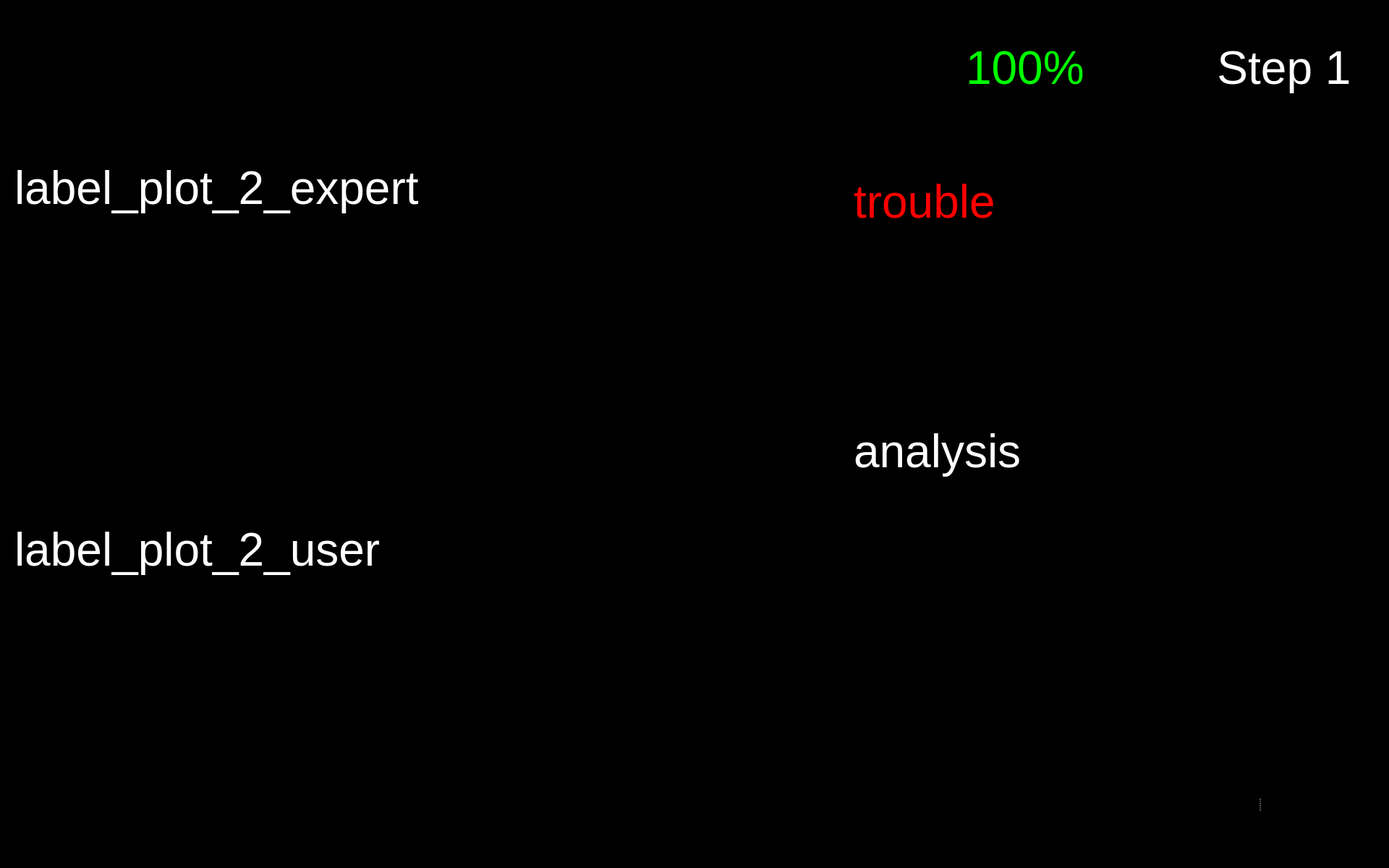
<?xml version="1.0" encoding="UTF-8"?>
<ui version="4.0">
 <class>Form</class>
 <widget class="QWidget" name="Form">
  <property name="geometry">
   <rect>
    <x>0</x>
    <y>0</y>
    <width>1920</width>
    <height>1200</height>
   </rect>
  </property>
  <property name="maximumSize">
   <size>
    <width>1920</width>
    <height>1200</height>
   </size>
  </property>
  <property name="windowTitle">
   <string>Form</string>
  </property>
  <property name="styleSheet">
   <string notr="true">background-color: rgb(0, 0, 0);</string>
  </property>
  <widget class="QWidget" name="widget_bottom_right" native="true">
   <property name="geometry">
    <rect>
     <x>1559</x>
     <y>1030</y>
     <width>361</width>
     <height>161</height>
    </rect>
   </property>
   <property name="styleSheet">
    <string notr="true">background-color: rgb(0,0,0);</string>
   </property>
   <widget class="QSplitter" name="splitter_3">
    <property name="geometry">
     <rect>
      <x>6</x>
      <y>6</y>
      <width>351</width>
      <height>150</height>
     </rect>
    </property>
    <property name="frameShape">
     <enum>QFrame::NoFrame</enum>
    </property>
    <property name="frameShadow">
     <enum>QFrame::Plain</enum>
    </property>
    <property name="lineWidth">
     <number>0</number>
    </property>
    <property name="orientation">
     <enum>Qt::Horizontal</enum>
    </property>
    <property name="opaqueResize">
     <bool>false</bool>
    </property>
    <property name="handleWidth">
     <number>53</number>
    </property>
    <property name="childrenCollapsible">
     <bool>false</bool>
    </property>
    <widget class="QPushButton" name="button_restart">
     <property name="enabled">
      <bool>true</bool>
     </property>
     <property name="minimumSize">
      <size>
       <width>81</width>
       <height>81</height>
      </size>
     </property>
     <property name="maximumSize">
      <size>
       <width>150</width>
       <height>150</height>
      </size>
     </property>
     <property name="cursor">
      <cursorShape>OpenHandCursor</cursorShape>
     </property>
     <property name="focusPolicy">
      <enum>Qt::WheelFocus</enum>
     </property>
     <property name="contextMenuPolicy">
      <enum>Qt::DefaultContextMenu</enum>
     </property>
     <property name="layoutDirection">
      <enum>Qt::LeftToRight</enum>
     </property>
     <property name="autoFillBackground">
      <bool>false</bool>
     </property>
     <property name="styleSheet">
      <string notr="true"/>
     </property>
     <property name="icon">
      <iconset>
       <normaloff>resources/Button Restart.svg</normaloff>resources/Button Restart.svg</iconset>
     </property>
     <property name="iconSize">
      <size>
       <width>144</width>
       <height>144</height>
      </size>
     </property>
     <property name="autoDefault">
      <bool>false</bool>
     </property>
     <property name="default">
      <bool>false</bool>
     </property>
     <property name="flat">
      <bool>true</bool>
     </property>
    </widget>
    <widget class="QPushButton" name="button_exit">
     <property name="enabled">
      <bool>true</bool>
     </property>
     <property name="minimumSize">
      <size>
       <width>81</width>
       <height>81</height>
      </size>
     </property>
     <property name="maximumSize">
      <size>
       <width>150</width>
       <height>150</height>
      </size>
     </property>
     <property name="cursor">
      <cursorShape>OpenHandCursor</cursorShape>
     </property>
     <property name="focusPolicy">
      <enum>Qt::WheelFocus</enum>
     </property>
     <property name="contextMenuPolicy">
      <enum>Qt::DefaultContextMenu</enum>
     </property>
     <property name="icon">
      <iconset resource="resources/res.qrc">
       <normaloff>:/buttons/Button Exit.svg</normaloff>:/buttons/Button Exit.svg</iconset>
     </property>
     <property name="iconSize">
      <size>
       <width>144</width>
       <height>144</height>
      </size>
     </property>
     <property name="autoDefault">
      <bool>false</bool>
     </property>
     <property name="default">
      <bool>false</bool>
     </property>
     <property name="flat">
      <bool>true</bool>
     </property>
    </widget>
   </widget>
  </widget>
  <widget class="QPushButton" name="button_nav_left">
   <property name="enabled">
    <bool>true</bool>
   </property>
   <property name="geometry">
    <rect>
     <x>800</x>
     <y>560</y>
     <width>150</width>
     <height>150</height>
    </rect>
   </property>
   <property name="minimumSize">
    <size>
     <width>81</width>
     <height>81</height>
    </size>
   </property>
   <property name="maximumSize">
    <size>
     <width>150</width>
     <height>150</height>
    </size>
   </property>
   <property name="cursor">
    <cursorShape>OpenHandCursor</cursorShape>
   </property>
   <property name="focusPolicy">
    <enum>Qt::WheelFocus</enum>
   </property>
   <property name="contextMenuPolicy">
    <enum>Qt::DefaultContextMenu</enum>
   </property>
   <property name="layoutDirection">
    <enum>Qt::LeftToRight</enum>
   </property>
   <property name="autoFillBackground">
    <bool>false</bool>
   </property>
   <property name="styleSheet">
    <string notr="true"/>
   </property>
   <property name="icon">
    <iconset resource="resources/res.qrc">
     <normaloff>:/buttons/Button Left.svg</normaloff>:/buttons/Button Left.svg</iconset>
   </property>
   <property name="iconSize">
    <size>
     <width>144</width>
     <height>144</height>
    </size>
   </property>
   <property name="autoDefault">
    <bool>false</bool>
   </property>
   <property name="default">
    <bool>false</bool>
   </property>
   <property name="flat">
    <bool>true</bool>
   </property>
  </widget>
  <widget class="QPushButton" name="button_nav_right">
   <property name="enabled">
    <bool>true</bool>
   </property>
   <property name="geometry">
    <rect>
     <x>960</x>
     <y>560</y>
     <width>150</width>
     <height>150</height>
    </rect>
   </property>
   <property name="minimumSize">
    <size>
     <width>81</width>
     <height>81</height>
    </size>
   </property>
   <property name="maximumSize">
    <size>
     <width>150</width>
     <height>150</height>
    </size>
   </property>
   <property name="cursor">
    <cursorShape>OpenHandCursor</cursorShape>
   </property>
   <property name="focusPolicy">
    <enum>Qt::WheelFocus</enum>
   </property>
   <property name="contextMenuPolicy">
    <enum>Qt::DefaultContextMenu</enum>
   </property>
   <property name="layoutDirection">
    <enum>Qt::LeftToRight</enum>
   </property>
   <property name="autoFillBackground">
    <bool>false</bool>
   </property>
   <property name="styleSheet">
    <string notr="true"/>
   </property>
   <property name="icon">
    <iconset resource="resources/res.qrc">
     <normaloff>:/buttons/Button Right.svg</normaloff>:/buttons/Button Right.svg</iconset>
   </property>
   <property name="iconSize">
    <size>
     <width>144</width>
     <height>144</height>
    </size>
   </property>
   <property name="autoDefault">
    <bool>false</bool>
   </property>
   <property name="default">
    <bool>false</bool>
   </property>
   <property name="flat">
    <bool>true</bool>
   </property>
  </widget>
  <widget class="QLabel" name="label_plot_2_expert">
   <property name="geometry">
    <rect>
     <x>20</x>
     <y>20</y>
     <width>640</width>
     <height>480</height>
    </rect>
   </property>
   <property name="maximumSize">
    <size>
     <width>640</width>
     <height>480</height>
    </size>
   </property>
   <property name="font">
    <font>
     <pointsize>48</pointsize>
    </font>
   </property>
   <property name="styleSheet">
    <string notr="true">color: rgb(255, 255, 255);</string>
   </property>
   <property name="text">
    <string>label_plot_2_expert</string>
   </property>
   <property name="wordWrap">
    <bool>true</bool>
   </property>
  </widget>
  <widget class="QLabel" name="label_plot_2_user">
   <property name="geometry">
    <rect>
     <x>20</x>
     <y>520</y>
     <width>640</width>
     <height>480</height>
    </rect>
   </property>
   <property name="maximumSize">
    <size>
     <width>640</width>
     <height>480</height>
    </size>
   </property>
   <property name="font">
    <font>
     <pointsize>48</pointsize>
    </font>
   </property>
   <property name="styleSheet">
    <string notr="true">color: rgb(255, 255, 255);</string>
   </property>
   <property name="text">
    <string>label_plot_2_user</string>
   </property>
  </widget>
  <widget class="QWidget" name="widget_score" native="true">
   <property name="geometry">
    <rect>
     <x>1180</x>
     <y>20</y>
     <width>450</width>
     <height>150</height>
    </rect>
   </property>
   <widget class="QWidget" name="horizontalLayoutWidget_2">
    <property name="geometry">
     <rect>
      <x>-1</x>
      <y>-1</y>
      <width>451</width>
      <height>152</height>
     </rect>
    </property>
    <layout class="QHBoxLayout" name="horizontalLayout_2">
     <item>
      <widget class="QLabel" name="score_flag">
       <property name="enabled">
        <bool>true</bool>
       </property>
       <property name="sizePolicy">
        <sizepolicy hsizetype="Preferred" vsizetype="Preferred">
         <horstretch>0</horstretch>
         <verstretch>0</verstretch>
        </sizepolicy>
       </property>
       <property name="maximumSize">
        <size>
         <width>150</width>
         <height>150</height>
        </size>
       </property>
       <property name="text">
        <string/>
       </property>
       <property name="pixmap">
        <pixmap resource="resources/res.qrc">:/img/Score Flag.svg</pixmap>
       </property>
      </widget>
     </item>
     <item>
      <widget class="QLabel" name="label_text_score">
       <property name="font">
        <font>
         <pointsize>48</pointsize>
        </font>
       </property>
       <property name="styleSheet">
        <string notr="true">color: rgb(0, 255, 0);</string>
       </property>
       <property name="text">
        <string>&lt;html&gt;&lt;head/&gt;&lt;body&gt;&lt;p&gt;&lt;span style=&quot; color:#00ff00;&quot;&gt;100%&lt;/span&gt;&lt;/p&gt;&lt;/body&gt;&lt;/html&gt;</string>
       </property>
       <property name="alignment">
        <set>Qt::AlignLeading|Qt::AlignLeft|Qt::AlignVCenter</set>
       </property>
       <property name="wordWrap">
        <bool>true</bool>
       </property>
      </widget>
     </item>
    </layout>
   </widget>
  </widget>
  <widget class="QLabel" name="label_text_step">
   <property name="geometry">
    <rect>
     <x>1650</x>
     <y>20</y>
     <width>250</width>
     <height>150</height>
    </rect>
   </property>
   <property name="font">
    <font>
     <pointsize>48</pointsize>
    </font>
   </property>
   <property name="styleSheet">
    <string notr="true">color: rgb(255, 255, 255);</string>
   </property>
   <property name="text">
    <string>&lt;html&gt;&lt;head/&gt;&lt;body&gt;&lt;p&gt;&lt;span style=&quot; color:#ffffff;&quot;&gt;Step 1&lt;/span&gt;&lt;/p&gt;&lt;/body&gt;&lt;/html&gt;</string>
   </property>
   <property name="alignment">
    <set>Qt::AlignCenter</set>
   </property>
   <property name="wordWrap">
    <bool>true</bool>
   </property>
  </widget>
  <widget class="QLabel" name="label_trouble">
   <property name="geometry">
    <rect>
     <x>1180</x>
     <y>180</y>
     <width>720</width>
     <height>200</height>
    </rect>
   </property>
   <property name="font">
    <font>
     <pointsize>48</pointsize>
    </font>
   </property>
   <property name="styleSheet">
    <string notr="true">color: rgb(255, 0, 0);</string>
   </property>
   <property name="text">
    <string>&lt;html&gt;&lt;head/&gt;&lt;body&gt;&lt;p&gt;&lt;span style=&quot; color:#ff0000;&quot;&gt;trouble&lt;/span&gt;&lt;/p&gt;&lt;/body&gt;&lt;/html&gt;</string>
   </property>
   <property name="alignment">
    <set>Qt::AlignLeading|Qt::AlignLeft|Qt::AlignVCenter</set>
   </property>
   <property name="wordWrap">
    <bool>true</bool>
   </property>
  </widget>
  <widget class="QLabel" name="label_analysis_1">
   <property name="geometry">
    <rect>
     <x>1180</x>
     <y>460</y>
     <width>730</width>
     <height>330</height>
    </rect>
   </property>
   <property name="font">
    <font>
     <pointsize>48</pointsize>
    </font>
   </property>
   <property name="styleSheet">
    <string notr="true">color: rgb(255, 255, 255);</string>
   </property>
   <property name="text">
    <string>&lt;html&gt;&lt;head/&gt;&lt;body&gt;&lt;p&gt;analysis&lt;/p&gt;&lt;/body&gt;&lt;/html&gt;</string>
   </property>
   <property name="alignment">
    <set>Qt::AlignLeading|Qt::AlignLeft|Qt::AlignVCenter</set>
   </property>
   <property name="wordWrap">
    <bool>true</bool>
   </property>
  </widget>
  <widget class="QLabel" name="icon_user">
   <property name="enabled">
    <bool>true</bool>
   </property>
   <property name="geometry">
    <rect>
     <x>660</x>
     <y>520</y>
     <width>100</width>
     <height>100</height>
    </rect>
   </property>
   <property name="sizePolicy">
    <sizepolicy hsizetype="Preferred" vsizetype="Preferred">
     <horstretch>0</horstretch>
     <verstretch>0</verstretch>
    </sizepolicy>
   </property>
   <property name="maximumSize">
    <size>
     <width>100</width>
     <height>100</height>
    </size>
   </property>
   <property name="text">
    <string/>
   </property>
   <property name="pixmap">
    <pixmap resource="resources/res.qrc">:/img/Icon User.png</pixmap>
   </property>
   <property name="scaledContents">
    <bool>true</bool>
   </property>
  </widget>
  <widget class="QLabel" name="icon_expert">
   <property name="enabled">
    <bool>true</bool>
   </property>
   <property name="geometry">
    <rect>
     <x>660</x>
     <y>20</y>
     <width>100</width>
     <height>100</height>
    </rect>
   </property>
   <property name="sizePolicy">
    <sizepolicy hsizetype="Preferred" vsizetype="Preferred">
     <horstretch>0</horstretch>
     <verstretch>0</verstretch>
    </sizepolicy>
   </property>
   <property name="maximumSize">
    <size>
     <width>100</width>
     <height>100</height>
    </size>
   </property>
   <property name="text">
    <string/>
   </property>
   <property name="pixmap">
    <pixmap resource="resources/res.qrc">:/img/Icon Expert.png</pixmap>
   </property>
   <property name="scaledContents">
    <bool>true</bool>
   </property>
  </widget>
 </widget>
 <resources>
  <include location="resources/res.qrc"/>
 </resources>
 <connections/>
</ui>
